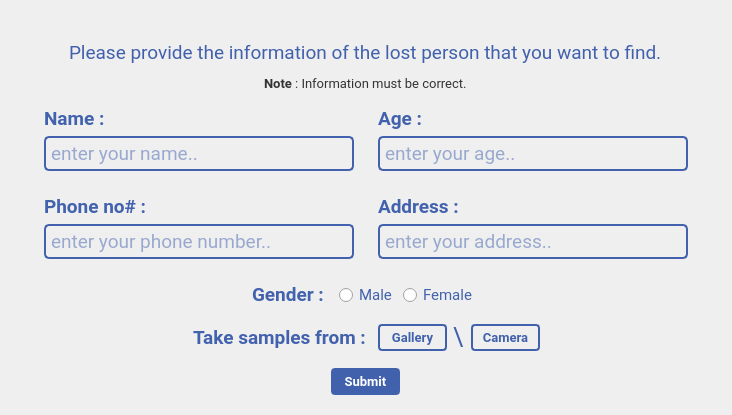
            <widget class="QFrame" name="frame_47">
             <property name="sizePolicy">
              <sizepolicy hsizetype="Preferred" vsizetype="Expanding">
               <horstretch>0</horstretch>
               <verstretch>0</verstretch>
              </sizepolicy>
             </property>
             <property name="styleSheet">
              <string notr="true">background-image: url(:/newPrefix/images/logobg2.png);
background-position: center;
	background-size: cover;
	background-repeat: no-repeat;
	background-attachment: fixed;</string>
             </property>
             <property name="frameShape">
              <enum>QFrame::NoFrame</enum>
             </property>
             <property name="frameShadow">
              <enum>QFrame::Raised</enum>
             </property>
             <layout class="QVBoxLayout" name="verticalLayout_5">
              <item>
               <widget class="QFrame" name="frame_56">
                <property name="styleSheet">
                 <string notr="true">background:none;</string>
                </property>
                <property name="frameShape">
                 <enum>QFrame::NoFrame</enum>
                </property>
                <property name="frameShadow">
                 <enum>QFrame::Raised</enum>
                </property>
                <layout class="QVBoxLayout" name="verticalLayout_16">
                 <property name="topMargin">
                  <number>30</number>
                 </property>
                 <property name="bottomMargin">
                  <number>0</number>
                 </property>
                 <item alignment="Qt::AlignHCenter">
                  <widget class="QLabel" name="label_12">
                   <property name="font">
                    <font>
                     <family>Roboto</family>
                     <pointsize>14</pointsize>
                    </font>
                   </property>
                   <property name="styleSheet">
                    <string notr="true">color: rgb(65, 97, 173);</string>
                   </property>
                   <property name="text">
                    <string>Please provide the information of the lost person that you want to find.</string>
                   </property>
                  </widget>
                 </item>
                 <item alignment="Qt::AlignHCenter">
                  <widget class="QLabel" name="label_13">
                   <property name="font">
                    <font>
                     <family>Roboto</family>
                     <pointsize>10</pointsize>
                    </font>
                   </property>
                   <property name="styleSheet">
                    <string notr="true">color: rgb(51, 51, 51);
margin-top:5px;</string>
                   </property>
                   <property name="text">
                    <string>&lt;html&gt;&lt;head/&gt;&lt;body&gt;&lt;p&gt;&lt;span style=&quot; font-weight:600;&quot;&gt;Note&lt;/span&gt; : Information must be correct.&lt;/p&gt;&lt;/body&gt;&lt;/html&gt;</string>
                   </property>
                  </widget>
                 </item>
                </layout>
               </widget>
              </item>
              <item>
               <widget class="QFrame" name="frame_48">
                <property name="styleSheet">
                 <string notr="true">background:none;</string>
                </property>
                <property name="frameShape">
                 <enum>QFrame::NoFrame</enum>
                </property>
                <property name="frameShadow">
                 <enum>QFrame::Raised</enum>
                </property>
                <layout class="QHBoxLayout" name="horizontalLayout_13">
                 <property name="topMargin">
                  <number>0</number>
                 </property>
                 <property name="bottomMargin">
                  <number>0</number>
                 </property>
                 <item>
                  <widget class="QFrame" name="frame_49">
                   <property name="frameShape">
                    <enum>QFrame::NoFrame</enum>
                   </property>
                   <property name="frameShadow">
                    <enum>QFrame::Raised</enum>
                   </property>
                  </widget>
                 </item>
                 <item>
                  <widget class="QFrame" name="frame_50">
                   <property name="styleSheet">
                    <string notr="true">
QLineEdit{border:2px solid #4262ad;
border-radius:5px;
color:#4262ad;
width:300px;
padding:3px;
background:transparent;}
QLineEdit:focus
{border:2px solid #914198;}
QLabel{
color: #4262ad;
}</string>
                   </property>
                   <property name="frameShape">
                    <enum>QFrame::NoFrame</enum>
                   </property>
                   <property name="frameShadow">
                    <enum>QFrame::Raised</enum>
                   </property>
                   <layout class="QFormLayout" name="formLayout_11">
                    <property name="topMargin">
                     <number>0</number>
                    </property>
                    <property name="bottomMargin">
                     <number>0</number>
                    </property>
                    <item row="0" column="0">
                     <widget class="QFrame" name="frame_51">
                      <property name="frameShape">
                       <enum>QFrame::NoFrame</enum>
                      </property>
                      <property name="frameShadow">
                       <enum>QFrame::Raised</enum>
                      </property>
                      <layout class="QFormLayout" name="formLayout_12">
                       <item row="1" column="0">
                        <widget class="QLineEdit" name="name">
                         <property name="sizePolicy">
                          <sizepolicy hsizetype="Fixed" vsizetype="Fixed">
                           <horstretch>0</horstretch>
                           <verstretch>0</verstretch>
                          </sizepolicy>
                         </property>
                         <property name="font">
                          <font>
                           <family>Roboto</family>
                           <pointsize>14</pointsize>
                           <weight>50</weight>
                           <bold>false</bold>
                          </font>
                         </property>
                         <property name="styleSheet">
                          <string notr="true"/>
                         </property>
                         <property name="text">
                          <string/>
                         </property>
                         <property name="maxLength">
                          <number>30</number>
                         </property>
                         <property name="placeholderText">
                          <string>enter your name..</string>
                         </property>
                         <property name="clearButtonEnabled">
                          <bool>true</bool>
                         </property>
                        </widget>
                       </item>
                       <item row="0" column="0">
                        <widget class="QLabel" name="label_23">
                         <property name="sizePolicy">
                          <sizepolicy hsizetype="Preferred" vsizetype="Fixed">
                           <horstretch>0</horstretch>
                           <verstretch>0</verstretch>
                          </sizepolicy>
                         </property>
                         <property name="font">
                          <font>
                           <family>Roboto</family>
                           <pointsize>14</pointsize>
                           <weight>75</weight>
                           <bold>true</bold>
                          </font>
                         </property>
                         <property name="styleSheet">
                          <string notr="true"/>
                         </property>
                         <property name="text">
                          <string>Name :</string>
                         </property>
                        </widget>
                       </item>
                      </layout>
                     </widget>
                    </item>
                    <item row="0" column="1">
                     <widget class="QFrame" name="frame_52">
                      <property name="frameShape">
                       <enum>QFrame::NoFrame</enum>
                      </property>
                      <property name="frameShadow">
                       <enum>QFrame::Raised</enum>
                      </property>
                      <layout class="QFormLayout" name="formLayout_13">
                       <item row="0" column="0">
                        <widget class="QLabel" name="label_24">
                         <property name="sizePolicy">
                          <sizepolicy hsizetype="Preferred" vsizetype="Fixed">
                           <horstretch>0</horstretch>
                           <verstretch>0</verstretch>
                          </sizepolicy>
                         </property>
                         <property name="font">
                          <font>
                           <family>Roboto</family>
                           <pointsize>14</pointsize>
                           <weight>75</weight>
                           <bold>true</bold>
                          </font>
                         </property>
                         <property name="styleSheet">
                          <string notr="true"/>
                         </property>
                         <property name="text">
                          <string>Age :</string>
                         </property>
                        </widget>
                       </item>
                       <item row="1" column="0">
                        <widget class="QLineEdit" name="age">
                         <property name="sizePolicy">
                          <sizepolicy hsizetype="Fixed" vsizetype="Fixed">
                           <horstretch>0</horstretch>
                           <verstretch>0</verstretch>
                          </sizepolicy>
                         </property>
                         <property name="font">
                          <font>
                           <family>Roboto</family>
                           <pointsize>14</pointsize>
                           <weight>50</weight>
                           <bold>false</bold>
                          </font>
                         </property>
                         <property name="styleSheet">
                          <string notr="true"/>
                         </property>
                         <property name="text">
                          <string/>
                         </property>
                         <property name="maxLength">
                          <number>2</number>
                         </property>
                         <property name="placeholderText">
                          <string>enter your age..</string>
                         </property>
                         <property name="clearButtonEnabled">
                          <bool>true</bool>
                         </property>
                        </widget>
                       </item>
                      </layout>
                     </widget>
                    </item>
                    <item row="1" column="0">
                     <widget class="QFrame" name="frame_53">
                      <property name="frameShape">
                       <enum>QFrame::NoFrame</enum>
                      </property>
                      <property name="frameShadow">
                       <enum>QFrame::Raised</enum>
                      </property>
                      <layout class="QFormLayout" name="formLayout_14">
                       <item row="0" column="0">
                        <widget class="QLabel" name="label_25">
                         <property name="sizePolicy">
                          <sizepolicy hsizetype="Preferred" vsizetype="Fixed">
                           <horstretch>0</horstretch>
                           <verstretch>0</verstretch>
                          </sizepolicy>
                         </property>
                         <property name="font">
                          <font>
                           <family>Roboto</family>
                           <pointsize>14</pointsize>
                           <weight>75</weight>
                           <bold>true</bold>
                          </font>
                         </property>
                         <property name="styleSheet">
                          <string notr="true"/>
                         </property>
                         <property name="text">
                          <string>Phone no# :</string>
                         </property>
                        </widget>
                       </item>
                       <item row="1" column="0">
                        <widget class="QLineEdit" name="ph_number">
                         <property name="sizePolicy">
                          <sizepolicy hsizetype="Fixed" vsizetype="Fixed">
                           <horstretch>0</horstretch>
                           <verstretch>0</verstretch>
                          </sizepolicy>
                         </property>
                         <property name="font">
                          <font>
                           <family>Roboto</family>
                           <pointsize>14</pointsize>
                           <weight>50</weight>
                           <bold>false</bold>
                          </font>
                         </property>
                         <property name="styleSheet">
                          <string notr="true"/>
                         </property>
                         <property name="text">
                          <string/>
                         </property>
                         <property name="maxLength">
                          <number>11</number>
                         </property>
                         <property name="placeholderText">
                          <string>enter your phone number..</string>
                         </property>
                         <property name="clearButtonEnabled">
                          <bool>true</bool>
                         </property>
                        </widget>
                       </item>
                      </layout>
                     </widget>
                    </item>
                    <item row="1" column="1">
                     <widget class="QFrame" name="frame_68">
                      <property name="frameShape">
                       <enum>QFrame::NoFrame</enum>
                      </property>
                      <property name="frameShadow">
                       <enum>QFrame::Raised</enum>
                      </property>
                      <layout class="QFormLayout" name="formLayout_15">
                       <item row="0" column="0">
                        <widget class="QLabel" name="label_26">
                         <property name="sizePolicy">
                          <sizepolicy hsizetype="Preferred" vsizetype="Fixed">
                           <horstretch>0</horstretch>
                           <verstretch>0</verstretch>
                          </sizepolicy>
                         </property>
                         <property name="font">
                          <font>
                           <family>Roboto</family>
                           <pointsize>14</pointsize>
                           <weight>75</weight>
                           <bold>true</bold>
                          </font>
                         </property>
                         <property name="styleSheet">
                          <string notr="true"/>
                         </property>
                         <property name="text">
                          <string>Address :</string>
                         </property>
                        </widget>
                       </item>
                       <item row="1" column="0">
                        <widget class="QLineEdit" name="address">
                         <property name="sizePolicy">
                          <sizepolicy hsizetype="Fixed" vsizetype="Fixed">
                           <horstretch>0</horstretch>
                           <verstretch>0</verstretch>
                          </sizepolicy>
                         </property>
                         <property name="font">
                          <font>
                           <family>Roboto</family>
                           <pointsize>14</pointsize>
                           <weight>50</weight>
                           <bold>false</bold>
                          </font>
                         </property>
                         <property name="styleSheet">
                          <string notr="true"/>
                         </property>
                         <property name="text">
                          <string/>
                         </property>
                         <property name="maxLength">
                          <number>30</number>
                         </property>
                         <property name="placeholderText">
                          <string>enter your address..</string>
                         </property>
                         <property name="clearButtonEnabled">
                          <bool>true</bool>
                         </property>
                        </widget>
                       </item>
                      </layout>
                     </widget>
                    </item>
                   </layout>
                  </widget>
                 </item>
                 <item>
                  <widget class="QFrame" name="frame_69">
                   <property name="frameShape">
                    <enum>QFrame::NoFrame</enum>
                   </property>
                   <property name="frameShadow">
                    <enum>QFrame::Raised</enum>
                   </property>
                  </widget>
                 </item>
                </layout>
               </widget>
              </item>
              <item>
               <widget class="QFrame" name="frame_70">
                <property name="styleSheet">
                 <string notr="true">background:none;</string>
                </property>
                <property name="frameShape">
                 <enum>QFrame::NoFrame</enum>
                </property>
                <property name="frameShadow">
                 <enum>QFrame::Raised</enum>
                </property>
                <layout class="QHBoxLayout" name="horizontalLayout_14">
                 <property name="topMargin">
                  <number>0</number>
                 </property>
                 <property name="bottomMargin">
                  <number>0</number>
                 </property>
                 <item>
                  <widget class="QFrame" name="frame_71">
                   <property name="sizePolicy">
                    <sizepolicy hsizetype="Fixed" vsizetype="Preferred">
                     <horstretch>0</horstretch>
                     <verstretch>0</verstretch>
                    </sizepolicy>
                   </property>
                   <property name="frameShape">
                    <enum>QFrame::NoFrame</enum>
                   </property>
                   <property name="frameShadow">
                    <enum>QFrame::Raised</enum>
                   </property>
                  </widget>
                 </item>
                 <item>
                  <widget class="QFrame" name="frame_72">
                   <property name="frameShape">
                    <enum>QFrame::NoFrame</enum>
                   </property>
                   <property name="frameShadow">
                    <enum>QFrame::Raised</enum>
                   </property>
                  </widget>
                 </item>
                 <item>
                  <widget class="QFrame" name="frame_73">
                   <property name="frameShape">
                    <enum>QFrame::NoFrame</enum>
                   </property>
                   <property name="frameShadow">
                    <enum>QFrame::Raised</enum>
                   </property>
                  </widget>
                 </item>
                 <item>
                  <widget class="QFrame" name="frame_74">
                   <property name="frameShape">
                    <enum>QFrame::NoFrame</enum>
                   </property>
                   <property name="frameShadow">
                    <enum>QFrame::Raised</enum>
                   </property>
                  </widget>
                 </item>
                 <item>
                  <widget class="QFrame" name="frame_75">
                   <property name="sizePolicy">
                    <sizepolicy hsizetype="Fixed" vsizetype="Preferred">
                     <horstretch>0</horstretch>
                     <verstretch>0</verstretch>
                    </sizepolicy>
                   </property>
                   <property name="frameShape">
                    <enum>QFrame::NoFrame</enum>
                   </property>
                   <property name="frameShadow">
                    <enum>QFrame::Raised</enum>
                   </property>
                  </widget>
                 </item>
                 <item>
                  <widget class="QLabel" name="label_27">
                   <property name="sizePolicy">
                    <sizepolicy hsizetype="Preferred" vsizetype="Fixed">
                     <horstretch>0</horstretch>
                     <verstretch>0</verstretch>
                    </sizepolicy>
                   </property>
                   <property name="font">
                    <font>
                     <family>Roboto</family>
                     <pointsize>14</pointsize>
                     <weight>75</weight>
                     <bold>true</bold>
                    </font>
                   </property>
                   <property name="styleSheet">
                    <string notr="true">color: #4262ad;</string>
                   </property>
                   <property name="text">
                    <string>Gender :</string>
                   </property>
                  </widget>
                 </item>
                 <item>
                  <widget class="QFrame" name="frame_76">
                   <property name="styleSheet">
                    <string notr="true">QRadioButton{
color:#4262ad;
}
</string>
                   </property>
                   <property name="frameShape">
                    <enum>QFrame::NoFrame</enum>
                   </property>
                   <property name="frameShadow">
                    <enum>QFrame::Raised</enum>
                   </property>
                   <layout class="QHBoxLayout" name="horizontalLayout_15">
                    <item>
                     <widget class="QRadioButton" name="male">
                      <property name="sizePolicy">
                       <sizepolicy hsizetype="Preferred" vsizetype="Fixed">
                        <horstretch>0</horstretch>
                        <verstretch>0</verstretch>
                       </sizepolicy>
                      </property>
                      <property name="font">
                       <font>
                        <family>Roboto</family>
                        <pointsize>11</pointsize>
                        <weight>50</weight>
                        <bold>false</bold>
                       </font>
                      </property>
                      <property name="styleSheet">
                       <string notr="true"/>
                      </property>
                      <property name="text">
                       <string>Male</string>
                      </property>
                     </widget>
                    </item>
                    <item>
                     <widget class="QRadioButton" name="female">
                      <property name="sizePolicy">
                       <sizepolicy hsizetype="Preferred" vsizetype="Fixed">
                        <horstretch>0</horstretch>
                        <verstretch>0</verstretch>
                       </sizepolicy>
                      </property>
                      <property name="font">
                       <font>
                        <family>Roboto</family>
                        <pointsize>11</pointsize>
                        <weight>50</weight>
                        <bold>false</bold>
                       </font>
                      </property>
                      <property name="styleSheet">
                       <string notr="true"/>
                      </property>
                      <property name="text">
                       <string>Female</string>
                      </property>
                     </widget>
                    </item>
                   </layout>
                  </widget>
                 </item>
                 <item>
                  <widget class="QFrame" name="frame_77">
                   <property name="sizePolicy">
                    <sizepolicy hsizetype="Fixed" vsizetype="Preferred">
                     <horstretch>0</horstretch>
                     <verstretch>0</verstretch>
                    </sizepolicy>
                   </property>
                   <property name="frameShape">
                    <enum>QFrame::NoFrame</enum>
                   </property>
                   <property name="frameShadow">
                    <enum>QFrame::Raised</enum>
                   </property>
                  </widget>
                 </item>
                 <item>
                  <widget class="QFrame" name="frame_78">
                   <property name="frameShape">
                    <enum>QFrame::NoFrame</enum>
                   </property>
                   <property name="frameShadow">
                    <enum>QFrame::Raised</enum>
                   </property>
                  </widget>
                 </item>
                 <item>
                  <widget class="QFrame" name="frame_79">
                   <property name="frameShape">
                    <enum>QFrame::NoFrame</enum>
                   </property>
                   <property name="frameShadow">
                    <enum>QFrame::Raised</enum>
                   </property>
                  </widget>
                 </item>
                 <item>
                  <widget class="QFrame" name="frame_80">
                   <property name="frameShape">
                    <enum>QFrame::NoFrame</enum>
                   </property>
                   <property name="frameShadow">
                    <enum>QFrame::Raised</enum>
                   </property>
                  </widget>
                 </item>
                </layout>
               </widget>
              </item>
              <item>
               <widget class="QFrame" name="frame_81">
                <property name="styleSheet">
                 <string notr="true">QFrame{
background:none;
}
QPushButton{background:none;
 border:2px solid #4161AD;
 border-radius:4px;
 color:#4161AD;
 padding-top:3px;
 padding-bottom:3px;
max-width:65px;
               }
QPushButton:hover{
	background-color: rgb(65, 97, 173);
	color: rgb(255, 255, 255);
}
     </string>
                </property>
                <property name="frameShape">
                 <enum>QFrame::NoFrame</enum>
                </property>
                <property name="frameShadow">
                 <enum>QFrame::Raised</enum>
                </property>
                <layout class="QHBoxLayout" name="horizontalLayout_16">
                 <property name="topMargin">
                  <number>0</number>
                 </property>
                 <property name="bottomMargin">
                  <number>0</number>
                 </property>
                 <item>
                  <widget class="QFrame" name="frame_82">
                   <property name="frameShape">
                    <enum>QFrame::NoFrame</enum>
                   </property>
                   <property name="frameShadow">
                    <enum>QFrame::Raised</enum>
                   </property>
                  </widget>
                 </item>
                 <item>
                  <widget class="QLabel" name="label_28">
                   <property name="sizePolicy">
                    <sizepolicy hsizetype="Fixed" vsizetype="Fixed">
                     <horstretch>0</horstretch>
                     <verstretch>0</verstretch>
                    </sizepolicy>
                   </property>
                   <property name="font">
                    <font>
                     <family>Roboto</family>
                     <pointsize>14</pointsize>
                     <weight>75</weight>
                     <bold>true</bold>
                    </font>
                   </property>
                   <property name="styleSheet">
                    <string notr="true">color: #4262ad;</string>
                   </property>
                   <property name="text">
                    <string>Take samples from :</string>
                   </property>
                  </widget>
                 </item>
                 <item>
                  <widget class="QFrame" name="frame_83">
                   <property name="sizePolicy">
                    <sizepolicy hsizetype="Fixed" vsizetype="Preferred">
                     <horstretch>0</horstretch>
                     <verstretch>0</verstretch>
                    </sizepolicy>
                   </property>
                   <property name="frameShape">
                    <enum>QFrame::NoFrame</enum>
                   </property>
                   <property name="frameShadow">
                    <enum>QFrame::Raised</enum>
                   </property>
                  </widget>
                 </item>
                 <item>
                  <widget class="QPushButton" name="gallery1">
                   <property name="font">
                    <font>
                     <family>Roboto</family>
                     <pointsize>10</pointsize>
                     <weight>75</weight>
                     <bold>true</bold>
                    </font>
                   </property>
                   <property name="styleSheet">
                    <string notr="true"/>
                   </property>
                   <property name="text">
                    <string>Gallery</string>
                   </property>
                  </widget>
                 </item>
                 <item>
                  <widget class="QLabel" name="label_29">
                   <property name="sizePolicy">
                    <sizepolicy hsizetype="Fixed" vsizetype="Preferred">
                     <horstretch>0</horstretch>
                     <verstretch>0</verstretch>
                    </sizepolicy>
                   </property>
                   <property name="font">
                    <font>
                     <family>Roboto</family>
                     <pointsize>19</pointsize>
                     <weight>50</weight>
                     <bold>false</bold>
                    </font>
                   </property>
                   <property name="styleSheet">
                    <string notr="true"> color:#4161AD;</string>
                   </property>
                   <property name="text">
                    <string>\</string>
                   </property>
                  </widget>
                 </item>
                 <item>
                  <widget class="QPushButton" name="camera1">
                   <property name="font">
                    <font>
                     <family>Roboto</family>
                     <pointsize>10</pointsize>
                     <weight>75</weight>
                     <bold>true</bold>
                    </font>
                   </property>
                   <property name="styleSheet">
                    <string notr="true"/>
                   </property>
                   <property name="text">
                    <string>Camera</string>
                   </property>
                  </widget>
                 </item>
                 <item>
                  <widget class="QFrame" name="frame_84">
                   <property name="frameShape">
                    <enum>QFrame::NoFrame</enum>
                   </property>
                   <property name="frameShadow">
                    <enum>QFrame::Raised</enum>
                   </property>
                  </widget>
                 </item>
                </layout>
               </widget>
              </item>
              <item>
               <widget class="QFrame" name="frame_64">
                <property name="styleSheet">
                 <string notr="true">QFrame{
background:none;
}
QPushButton{
background:none;
background-color: rgb(65, 97, 173);
	color: rgb(255, 255, 255);
 border:2px solid #4161AD;
 border-radius:4px;
 padding-top:3px;
 padding-bottom:3px;
width:65px;
               }
QPushButton:hover{
	color: rgb(195, 206, 224);
}
     </string>
                </property>
                <property name="frameShape">
                 <enum>QFrame::NoFrame</enum>
                </property>
                <property name="frameShadow">
                 <enum>QFrame::Raised</enum>
                </property>
                <layout class="QHBoxLayout" name="horizontalLayout_44">
                 <item alignment="Qt::AlignHCenter">
                  <widget class="QPushButton" name="submit">
                   <property name="font">
                    <font>
                     <family>Roboto</family>
                     <pointsize>10</pointsize>
                     <weight>75</weight>
                     <bold>true</bold>
                    </font>
                   </property>
                   <property name="styleSheet">
                    <string notr="true"/>
                   </property>
                   <property name="text">
                    <string>Submit</string>
                   </property>
                  </widget>
                 </item>
                </layout>
               </widget>
              </item>
             </layout>
            </widget>
